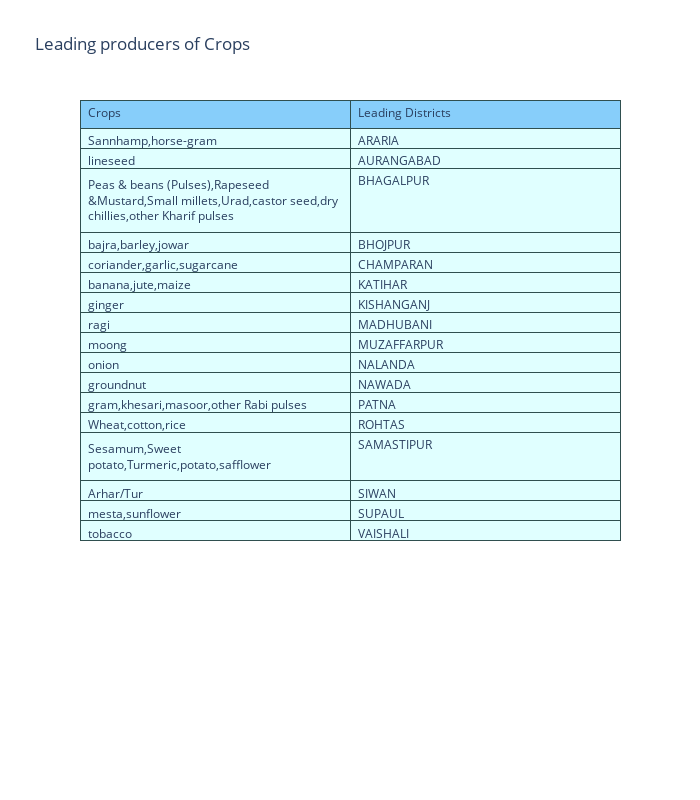

Notebook code cell kept with this figure:
### Markdown cell above
#### Finding the Districts with maximum production for each Crops

### Code cell
max_crop_dist=pd.read_csv('max_crop.csv')

fig = go.Figure(data=[go.Table(
    header=dict(values=['Crops','Leading Districts'],
                line_color='darkslategray',
                fill_color='lightskyblue',
                align='left'),
    cells=dict(values=[max_crop_dist['CROP TYPE'], # 1st column
                       max_crop_dist['District']], # 2nd column
               line_color='darkslategray',
               fill_color='lightcyan',
               align='left'))
],)

fig.update_layout(width=700, height=800,title='Leading producers of Crops')
fig.show()

### Figure 1 — Plotly figure (JSON) as saved in the notebook; plotly's stock layout.template omitted (floating-point values rounded to 4 significant figures)
{"data": [{"cells": {"align": "left", "fill": {"color": "lightcyan"}, "line": {"color": "darkslategray"}, "values": [["Sannhamp,horse-gram", "lineseed", "Peas & beans (Pulses),Rapeseed &Mustard,Small millets,Urad,castor seed,dry chillies,other Kharif pulses", "bajra,barley,jowar", "coriander,garlic,sugarcane", "banana,jute,maize", "ginger", "ragi", "moong", "onion", "groundnut", "gram,khesari,masoor,other Rabi pulses", "Wheat,cotton,rice", "Sesamum,Sweet potato,Turmeric,potato,safflower", "Arhar/Tur", "mesta,sunflower", "tobacco"], ["ARARIA", "AURANGABAD", "BHAGALPUR", "BHOJPUR", "CHAMPARAN", "KATIHAR", "KISHANGANJ", "MADHUBANI", "MUZAFFARPUR", "NALANDA", "NAWADA", "PATNA", "ROHTAS", "SAMASTIPUR", "SIWAN", "SUPAUL", "VAISHALI"]]}, "header": {"align": "left", "fill": {"color": "lightskyblue"}, "line": {"color": "darkslategray"}, "values": ["Crops", "Leading Districts"]}, "type": "table"}], "layout": {"height": 800, "title": {"text": "Leading producers of Crops"}, "width": 700}}
